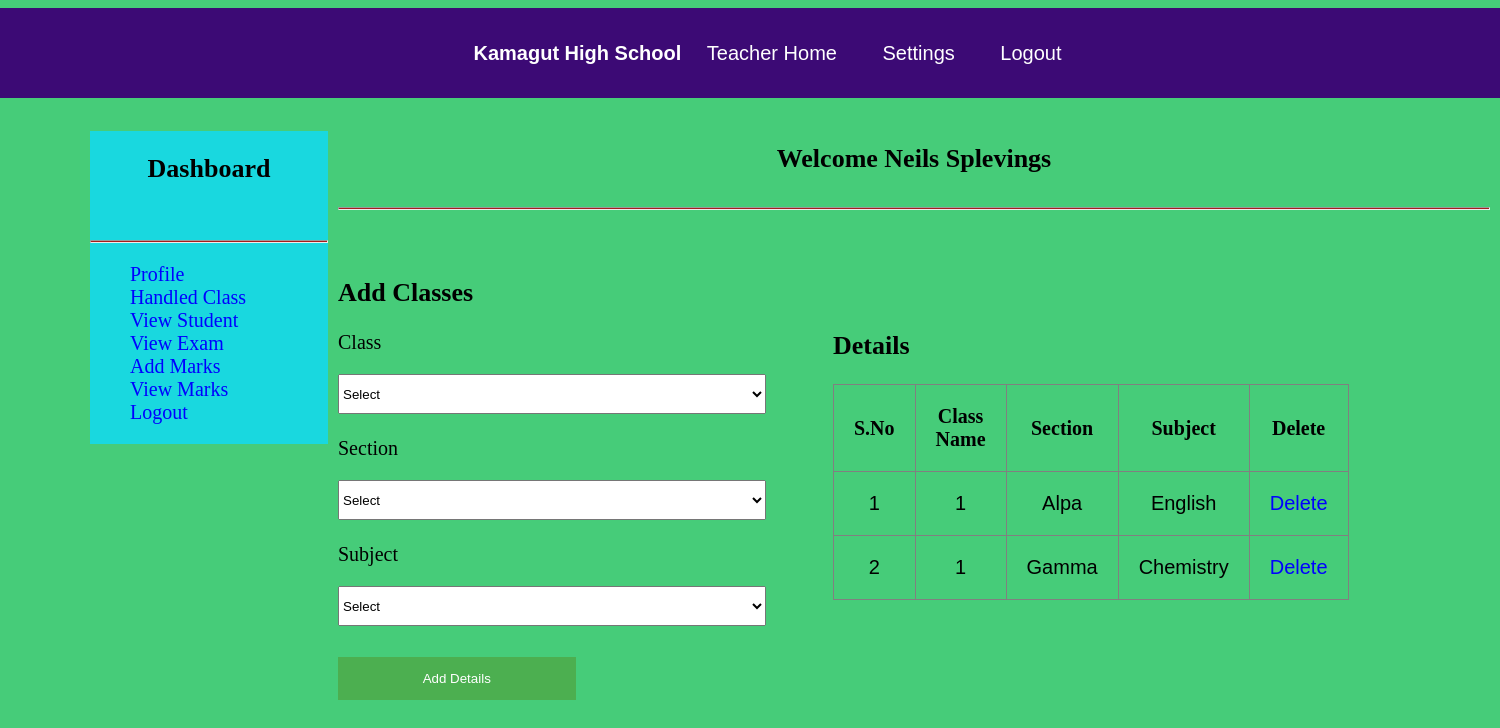
The app's page /handle_class.php (signed in) with its own data.
### tables this page shows
CREATE TABLE `hclass` (
  `HID` int(10) NOT NULL,
  `TID` int(10) NOT NULL,
  `CLA` varchar(30) NOT NULL,
  `SEC` varchar(30) NOT NULL,
  `SUB` varchar(30) NOT NULL
);

### handle_class.php (the view, shortened to what this page needs)
<?php
	include"database.php";
?>
<!DOCTYPE html>
<html>
	<head>
		<link rel="stylesheet" type="text/css" href="css/style.css">
	</head>
	<body>
		<?php include"navbar.php";?><br>
			<div id="section">
				<?php include"sidebar.php";?><br>
					<h3 class="text">Welcome <?php echo $_SESSION["tusername"]; ?></h3><br><hr><br>
				<div class="content">
					<h3>Add Classes</h3><br>
					<div class="lbox1">
					<form  method="post" action="<?php echo $_SERVER["PHP_SELF"];?>">
					<label>Class</label><br>
						<select name="cla" required class="input3">
							<?php
								$sl="select DISTINCT(CNAME) from class";
								$r=$db->query($sl);
								 if($r->num_rows>0)
								 {
									 echo "<option value=''>Select</option>";
								 }
							?>
						</select>
					<br><br>
					<label>Section</label><br>
						<select name="sec" required class="input3">
						<?php
							$sl="select DISTINCT(CSEC) from class";
							$r=$db->query($sl);
								if($r->num_rows>0)
								{
									echo "<option value=''>Select</option>";
								}
						?>
						</select><br></br>
					<label>Subject</label><br>
						<select name="sub" required class="input3">
						<?php
							$s="select * from subject";
							$re=$db->query($s);
							if($re->num_rows>0)
							{
								echo "<option value=''>Select</option>";
							}
						?>
						</select>
					<br><br>
					<button type="submit" class="btn" name="submit">Add  Details</button>
					</form>
					</div>
					<div class="rbox1">
					<h3> Details</h3><br>
					<table border="1px" >
						<tr>
							<th>S.No</th>
							<th>Class Name</th>
							<th>Section</th>
							<th>Subject</th>
							<th>Delete</th>
						</tr>
						<?php
							$s="select * from hclass";
							$res=$db->query($s);
							if($res->num_rows>0)
							{
								$i=0;
								while($r=$res->fetch_assoc())
								{
									$i++;
									echo"
									<tr>
										<td>{$i}</td>
										<td>{$r["CLA"]}</td>
										<td>{$r["SEC"]}</td>
										<td>{$r["SUB"]}</td>
										<td><a href='hclass.php?id={$r["HID"]}' class='btnr'>Delete</a></td>
									</tr>
									";
								}
							}
						?>
						</table>
					</div>
				</div>
			</div>
	</body>
</html>

### css/style.css (style rules this page uses)
body { margin: 0; padding: ; margin-bottom: 15px; margin-top: 8px; background: rgb(70, 204, 121); background-color: rgb(70, 204, 121); }
body, td { font: 14px "Trebuchet MS", Verdana, Arial, Helvetica, sans-serif; font-size: 20px; background: rgb(70, 204, 121); }
a:link { text-decoration: none; color: #00f; }
#section { height:auto; width:1400px; margin-left:90px; font-family:cambria; }
.content { margin-top:30px; height:auto; width:950px; float:left; }
tr,td,th { padding:20px; }
.input3 { width:90%; height:40px; margin-top:20px; }
table { border-collapse:collapse; }
.lbox1 { width:50%; margin-right:20px; float:left; }
.rbox1 { width:45%; float:left; }
.rbox1 table { width:100%; }
hr { height: 1px; color: rgba(219, 21, 21, 0.918); background-color: rgb(165, 29, 29); margin-bottom: 15px; }
h3 { margin: 0; font-weight: bold; font-size: 1.3em; }
td { text-align: center; }
button { background-color: #4CAF50; color: white; padding: 14px 20px; margin: 8px 0; border: none; cursor: pointer; width: 50%; }

### sidebar.php (style rules this page uses)
.text { text-align:center; }

### records on screen
hclass: CLA "1", SEC "Alpa", SUB "English"
hclass: CLA "1", SEC "Gamma", SUB "Chemistry"

### other values on screen
$_SESSION["tusername"] "Neils Splevings"
